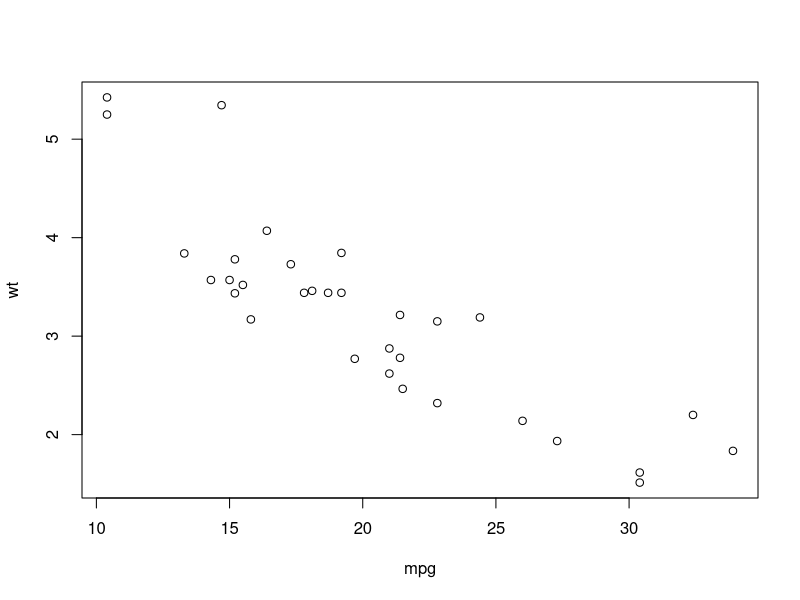
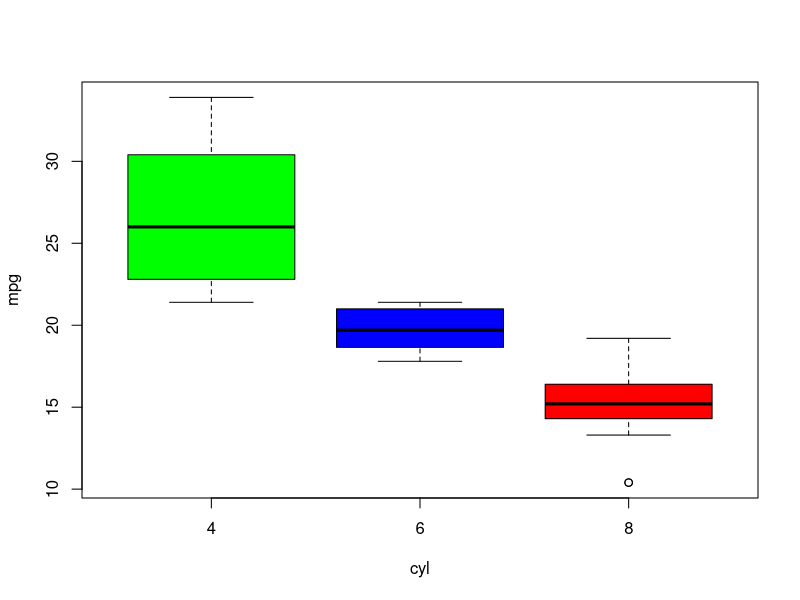

Write R code to recreate these figures, in order.
## ---- chunk 1
knitr::opts_chunk$set(echo = FALSE)
## ---- chunk 2
head(mtcars)
## ---- chunk 3
attach(mtcars)  # This attach function allows the access to variables of the mtcars dataset
summary(wt)     # Summary of the car weight (1000 lbs)
cor(mpg,wt)     # Correlation between fuel consumption and car weight
## ---- chunk 4
plot(mpg,wt)  # Plot of fuel consumption versus car weight
## ---- chunk 5
boxplot(mpg~cyl,col= c("green", "blue", "red"))  # Box plot of fuel consumption versus number of cylinders
